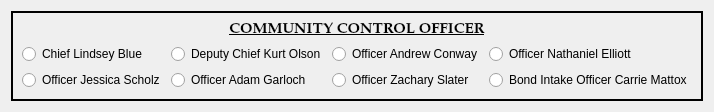
          <widget class="QWidget" name="comm_control_officers_stack">
           <layout class="QGridLayout" name="gridLayout_30">
            <item row="0" column="0">
             <widget class="QFrame" name="comm_control_officers_frame">
              <property name="frameShape">
               <enum>QFrame::Box</enum>
              </property>
              <property name="frameShadow">
               <enum>QFrame::Plain</enum>
              </property>
              <property name="lineWidth">
               <number>2</number>
              </property>
              <layout class="QGridLayout" name="gridLayout_32">
               <item row="0" column="0">
                <layout class="QGridLayout" name="gridLayout_31">
                 <item row="1" column="2">
                  <widget class="QRadioButton" name="prob_officer_1_radio_btn">
                   <property name="text">
                    <string>Officer Andrew Conway</string>
                   </property>
                  </widget>
                 </item>
                 <item row="2" column="1">
                  <widget class="QRadioButton" name="prob_officer_4_radio_btn">
                   <property name="text">
                    <string>Officer Adam Garloch</string>
                   </property>
                  </widget>
                 </item>
                 <item row="2" column="0">
                  <widget class="QRadioButton" name="prob_officer_3_radio_btn">
                   <property name="text">
                    <string>Officer Jessica Scholz</string>
                   </property>
                  </widget>
                 </item>
                 <item row="2" column="2">
                  <widget class="QRadioButton" name="prob_officer_5_radio_btn">
                   <property name="text">
                    <string>Officer Zachary Slater</string>
                   </property>
                  </widget>
                 </item>
                 <item row="1" column="0">
                  <widget class="QRadioButton" name="chief_prob_officer_radio_btn">
                   <property name="text">
                    <string>Chief Lindsey Blue</string>
                   </property>
                  </widget>
                 </item>
                 <item row="1" column="1">
                  <widget class="QRadioButton" name="dep_chief_prob_officer_radio_btn">
                   <property name="text">
                    <string>Deputy Chief Kurt Olson</string>
                   </property>
                  </widget>
                 </item>
                 <item row="1" column="3">
                  <widget class="QRadioButton" name="prob_officer_2_radio_btn">
                   <property name="text">
                    <string>Officer Nathaniel Elliott</string>
                   </property>
                  </widget>
                 </item>
                 <item row="0" column="0" colspan="4">
                  <widget class="QLabel" name="label_32">
                   <property name="maximumSize">
                    <size>
                     <width>16777215</width>
                     <height>120</height>
                    </size>
                   </property>
                   <property name="font">
                    <font>
                     <family>Palatino Linotype</family>
                     <pointsize>11</pointsize>
                     <weight>75</weight>
                     <italic>false</italic>
                     <bold>true</bold>
                     <underline>true</underline>
                    </font>
                   </property>
                   <property name="text">
                    <string>COMMUNITY CONTROL OFFICER</string>
                   </property>
                   <property name="alignment">
                    <set>Qt::AlignCenter</set>
                   </property>
                  </widget>
                 </item>
                 <item row="2" column="3">
                  <widget class="QRadioButton" name="bond_intake_officer_radio_btn">
                   <property name="text">
                    <string>Bond Intake Officer Carrie Mattox</string>
                   </property>
                  </widget>
                 </item>
                </layout>
               </item>
              </layout>
             </widget>
            </item>
           </layout>
          </widget>
